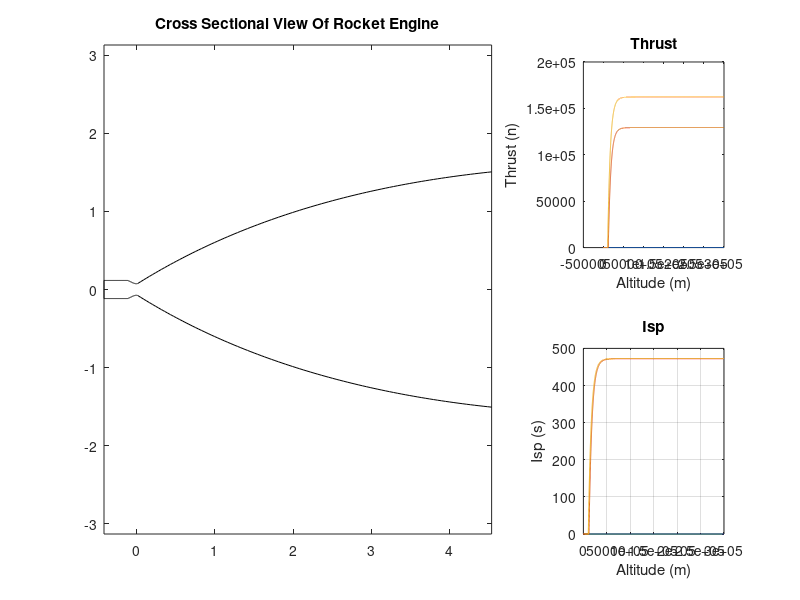

This chart was generated by the following MATLAB code:

%%engine calculator

%%Steps
AltStep=50;
MachStep=0.1;

%%Consts
Rstar=8314.46261815324;   %J/(kmol-k)
G=9.80665;
a = -610:AltStep:1000000;
%%Ta
  Ta = zeros (size (a));
  ind = a<=11000;
  Ta(ind) = 288.15-6.5*((a(ind))/1000);
  ind = a>11000 & a<=20000;
  Ta(ind) = 216.65-0*((a(ind)-11000)/1000);
  ind = a>20000 & a<=32000;
  Ta(ind) = 216.65+1*((a(ind)-20000)/1000);
  ind = a>32000 & a<=47000;
  Ta(ind) = 228.65+2.8*((a(ind)-32000)/1000);
  ind = a>47000 & a<=51000;
  Ta(ind) = 270.65+0*((a(ind)-47000)/1000);
  ind = a>51000 & a<=71000;
  Ta(ind) = 270.65-2.8*((a(ind)-51000)/1000);
  ind = a>71000 & a<=84852;
  Ta(ind) = 214.65-2*((a(ind)-71000)/1000);
  ind = a>84852;
  Ta(ind) = 186.87;

%%Pa
  Pa = zeros (size (a));
  ind = a<=11000;
  Pa(ind) = 101325*((288.15./(288.15-(6.5/1000)*(a(ind)))).^((G*0.0289644)/((Rstar/1000)*-(6.5/1000))));
  ind = a>11000 & a<=20000;
  Pa(ind) = 22632.06*exp((-G*0.0289644*(a(ind)-11000))/((Rstar/1000)*216.65));
  ind = a>20000 & a<=32000;
  Pa(ind) = 5474.889*((216.65./(216.65+(1/1000)*(a(ind)-20000))).^((G*0.0289644)/((Rstar/1000)*(1/1000))));
  ind = a>32000 & a<=47000;
  Pa(ind) = 868.0187*((228.65./(228.65+(2.8/1000)*(a(ind)-32000))).^((G*0.0289644)/((Rstar/1000)*(2.8/1000))));
  ind = a>47000 & a<=51000;
  Pa(ind) = 110.9063*exp((-G*0.0289644*(a(ind)-47000))/((Rstar/1000)*270.65));
  ind = a>51000 & a<=71000;
  Pa(ind) = 66.93887*((270.65./(270.65-(2.8/1000)*(a(ind)-51000))).^((G*0.0289644)/((Rstar/1000)*-(2.8/1000))));
  ind = a>71000 & a<=84852;
  Pa(ind) = 3.95642*((214.65./(214.65-(2/1000)*(a(ind)-71000))).^((G*0.0289644)/((Rstar/1000)*-(2/1000))));
  ind = a>84852;
  Pa(ind) = 0.3734*exp((-G*0.0289644*(a(ind)-84852))/((Rstar/1000)*186.87));

RhoAir = Pa./(287.052.*(Ta));

M = 0:MachStep:10;
  Cd = zeros (size (M));
  ind = M>=0 & M<=0.6;
  Cd(ind) = 0.2083333*M(ind).^(2)-(0.25)*M(ind)+0.46;
  ind = M>0.6 & M<=0.8;
  Cd(ind) = 1.25*M(ind).^3-2.125*M(ind).^2+1.2*M(ind)+0.16;
  ind = M>0.8 & M<=0.95;
  Cd(ind) = 10.37037*M(ind).^3-22.88889*M(ind).^2+16.91111*M(ind)-3.78963;
  ind = M>0.95 & M<=1.05;
  Cd(ind) = -30*M(ind).^3+88.5*M(ind).^2-85.425*M(ind)+27.51375;
  ind = M>1.05 & M<=1.15;
  Cd(ind) = 10*M(ind).^3-40.5*M(ind).^2+53.475*M(ind)-22.41375;
  ind = M>1.15 & M<=1.3;
  Cd(ind) = 11.85185*M(ind).^3-44.88889*M(ind).^2+56.22222*M(ind)-22.58519;
  ind = M>1.3 & M<=2;
  Cd(ind) = -0.04373178*M(ind).^3+0.3236152*M(ind).^2-1.019679*M(ind)+1.554752;
  ind = M>2 & M<=3.25;
  Cd(ind) = 0.01024*M(ind).^3-0.00864*M(ind).^2-0.33832*M(ind)+1.08928;
  ind = M>3.25 & M<=4.5;
  Cd(ind) = -0.01408*M(ind).^3+0.19168*M(ind).^2-0.86976*M(ind)+1.53544;
  ind = M>4.5;
  Cd(ind) = 0.22;

C=sqrt(1.4*(Rstar/(0.0289645*1000))*273.15)*sqrt(1+(Ta-273.15)/274.15);


%PARAMETERS


manual=1 %set to 1 if not using as a function
if manual==1
%Correction Factor from comparison
CorFac = 0.925
#CorFac = 0.95

%Engine Design Parameters
Pc = 4700000   %Chamber Pressure (Pa)
q = 35         %Mass Flow Rate (Kg/s)
DAlt = 33500    %Design Altitude  (m)
Lstar= 0.9       %Chamber Characteristic Length (m) between 0.76 and 1.02
ThrustMin= 60    %Minimum throttle percent
Ratio= 6        %Fuel/Oxidizer Ratio

%Nozzle Drawing Parameters
  %Use graph for angles of nozzle and exit
ThetaTn = 32  %Angle Throat Nozzle
ThetaNe = 6   %Angle Nozzle Exit
ThetaTc = 25  %Angle Throat Chamber (20 to 45)
P=85          %Bell Length Percent (60 to 90)
else
%Defaults
Lstar=0.9       %Chamber Characteristic Length (m) between 0.76 and 1.02
end




%Pressure at design altitude
DPa= Pa(round((DAlt/AltStep)+1));


%Molar Mass of exhaust by pressure for fuel ratio of 5
if Ratio == 5
%Molar Mass of exhaust by pressure for fuel ratio of 5
MolM = 0.0981384*log(Pc/100000)-0.000057243*(Pc/100000)+11.3962;
%Temp by Pressure for fuel ratio of 5
Tc = 97.6379*log(Pc/100000)+0.0000114766*(Pc/100000)^2-0.0833152*(Pc/100000)+2828.18+71.5598*exp(-0.00581091*(Pc/100000));
%Density by Pressure for fuel ratio of 5
Rho = 0.202976*log((Pc+123.66)/100000)+0.0415696*(Pc/100000)-0.957844;
%Gamma by Pressure for fuel ratio of 5
k = 0.00845456*log((Pc+0.152704)/100000)-0.00000194907*(Pc/100000)+1.12222;
else
%Temp by Pressure for fuel ratio of 6
Tc = 110.969*log(Pc/100000)+0.00000711231*(Pc/100000)^2-0.0534963*(Pc/100000)+3017.7-31.5868*exp(-0.0748538*(Pc/100000));
%Molar Mass of exhaust by pressure for fuel ratio of 6
MolM = 0.147224*log(Pc/100000)-0.0000381131*(Pc/100000)+12.836;
%Density by Pressure for fuel ratio of 6
Rho = 0.496611*log((Pc+158.067)/100000)+0.0434143*(Pc/100000)-2.49283;
%Gamma by Pressure for fuel ratio of 6
k = 0.00648722*log((Pc+0.173371)/100000)+1.11278;
end

Van=sqrt(k*((1+k)/2)^((1+k)/(1-k)));

R=Rstar/MolM;



x=1;
while x<=1

Me = sqrt((2/(k-1))*(((Pc/DPa)^((k-1)/k))-1)); %Mach at exit

#Me = Ve/sqrt(k*R*Te);

#Pe = Pc/((1+((k-1)/2)*Me^2)^(k/(k-1)));  %Pressure at exit

Pe = DPa;

Ve = CorFac*sqrt(((2*k)/(k-1))*(R*Tc)*(1-(Pe/Pc)^((k-1)/k))); %Velocity at exit

Pt = Pc*(1+((k-1)/2))^(-k/(k-1)); %Pressure at throat

Tt = Tc/(1+((k-1)/2));  %Temperature at throat

Te = Tc/(1+((k-1)/2)*(Me^2));  %Temperature at exit

At = (q/Pt)*sqrt((Rstar*Tt)/(MolM*k));  %Area at throat

Ae = (At/Me)*(((1+((k-1)/2)*(Me^2))/((k+1)/2))^((k+1)/(2*(k-1)))); %area at exit

Rt = sqrt(At/pi);

Re = sqrt(Ae/pi);

Veff = Ve + (((Pe-Pa)*Ae)/q);

F = q*Ve+(Pe-Pa)*Ae;

ind = F <= 0;
F(ind) = 0;

Lc = (exp(0.029*log(Rt*200)^2+0.47*log(Rt*200)+1.94)/100);

Vc = Lstar*At;

Isp = Veff/G;
++x;
end


x=1
Rc=1;
while x<=10
Rc = sqrt(((2*Rt)^3+(24/pi)*tand(ThetaTc)*Vc)/((2*Rc)+6*tand(ThetaTc)*Lc))/2;

++x;
end

Rc


qT=linspace(0,q,100)';

t=1:100;
PcT(t,1)=100000;
TeT(t,1)=Te;
VeT(t,1)=Ve;

t=1
while t<=100
x=1;
while x<=10

if Ratio == 5
%Molar Mass of exhaust by pressure for fuel ratio of 5
MolM(t,:) = 0.0981384*log(PcT(t,:)/100000)-0.000057243*(PcT(t,:)/100000)+11.3962;
%Temp by Pressure for fuel ratio of 5
Tc(t,:) = 97.6379*log(PcT(t,:)/100000)+0.0000114766*(PcT(t,:)/100000)^2-0.0833152*(PcT(t,:)/100000)+2828.18+71.5598*exp(-0.00581091*(PcT(t,:)/100000));
%Density by Pressure for fuel ratio of 5
Rho(t,:) = 0.202976*log((PcT(t,:)+123.66)/100000)+0.0415696*(PcT(t,:)/100000)-0.957844;
%Gamma by Pressure for fuel ratio of 5
k(t,:) = 0.00845456*log((PcT(t,:)+0.152704)/100000)-0.00000194907*(PcT(t,:)/100000)+1.12222;
else
%Temp by Pressure for fuel ratio of 6
Tc(t,:) = 110.969*log(PcT(t,:)/100000)+0.00000711231*(PcT(t,:)/100000)^2-0.0534963*(PcT(t,:)/100000)+3017.7-31.5868*exp(-0.0748538*(PcT(t,:)/100000));
%Molar Mass of exhaust by pressure for fuel ratio of 6
MolM(t,:) = 0.147224*log(PcT(t,:)/100000)-0.0000381131*(PcT(t,:)/100000)+12.836;
%Density by Pressure for fuel ratio of 6
Rho(t,:) = 0.496611*log((PcT(t,:)+158.067)/100000)+0.0434143*(PcT(t,:)/100000)-2.49283;
%Gamma by Pressure for fuel ratio of 6
k(t,:) = 0.00648722*log((PcT(t,:)+0.173371)/100000)+1.11278;
end


Van(t,:)=sqrt(k(t,:)*((1+k(t,:))/2)^((1+k(t,:))/(1-k(t,:))));

R(t,:)=(Rstar)./MolM(t,:);

PcT(t,:) = (qT(t,:).*sqrt(R(t,:)*Tc(t,:))/(At*Van(t,:)));

MeT(t,:) = (VeT(t,:)/sqrt(k(t,:)*R(t,:)*TeT(t,:)));

PeT(t,:) = PcT(t,:)/((1+((k(t,:)-1)/2)*MeT(t,:)^2)^(k(t,:)/(k(t,:)-1)));

#MeT(t,:) = sqrt((2/(k(t,:)-1)).*(((PcT(t,:)./Pa).^((k(t,:)-1)/k(t,:)))-1)); %Mach at exit

#PeT(t,:) = PcT(t,:)./((1+((k(t,:)-1)/2).*(MeT(t,:).^2)).^(k(t,:)./(k(t,:)-1)));  %Pressure at exit

TeT(t,:) = Tc(t,:)/(1+((k(t,:)-1)/2)*(MeT(t,:)^2));

VeT(t,:) = sqrt(((2*k(t,:))/(k(t,:)-1))*((Rstar*Tc(t,:))./(MolM(t,:)))*(1-(PeT(t,:)./PcT(t,:)).^((k(t,:)-1)/k(t,:)))); %Velocity at exit

VeffT(t,:) = VeT(t,:) + ((PeT(t,:)-Pa)*(Ae./qT(t,:)));

FT(t,:) = qT(t,:).*VeT(t,:)+(PeT(t,:)-Pa)*Ae;

IspT(t,:) = VeffT(t,:)/G;

++x;
end
++t;
end

x=1:1:ThrustMin;

FT(x,:)=0;
IspT(x,:)=0;

ind = FT < 0;
FT(ind)=0;
ind = IspT < 0;
IspT(ind)=0;

qfinal(x,:)=0;

Ffinal=CorFac.*FT;
Ispfinal=CorFac.*IspT;

if manual==1
%Engine drawing calcs
t=linspace(0,1,100);

ExpR = Ae/At

Ey=Re;
Ex=(P/100)*(((sqrt(ExpR)-1)*Rt)/(tand(15)));

Nx=0.382*Rt*cosd(ThetaTn-90);
Ny=0.382*Rt*sind(ThetaTn-90)+0.382*Rt+Rt;

C1=Ny-tand(ThetaTn)*Nx;
C2=Ey-tand(ThetaNe)*Ex;

Qx=(C2-C1)/(tand(ThetaTn)-tand(ThetaNe));
Qy=((tand(ThetaTn)*C2)-(tand(ThetaNe)*C1))/(tand(ThetaTn)-tand(ThetaNe));

Bx=(1-t).^2*Nx+2*(1-t).*t*Qx+(t.^2)*Ex;
By=(1-t).^2*Ny+2*(1-t).*t*Qy+(t.^2)*Ey;

t=linspace(270,(270+ThetaTn),100);

Tc1x = (0.382*Rt)*cosd(t);
Tc1y = (1.382*Rt)+(0.382*Rt)*sind(t);

t=linspace((270-ThetaTc),270,100);

Tc2x = (1.5*Rt)*cosd(t);
Tc2y = (2.5*Rt)+(1.5*Rt)*sind(t);

t=linspace(0,(Rc-(2.5*Rt)-(1.5*Rt)*sind(270-ThetaTc))/tand(ThetaTc),100);

Cl1x = (1.5*Rt)*cosd(270-ThetaTc)-t;
Cl1y = (2.5*Rt)+(1.5*Rt)*sind(270-ThetaTc)+t*tand(ThetaTc);

t=linspace(0,Lc,100);

Cl2x = (1.5*Rt)*cosd(270-ThetaTc)-(Rc-(2.5*Rt)-(1.5*Rt)*sind(270-ThetaTc))/tand(ThetaTc)-t;
Cl2y = Rc+0*t;

t=linspace(0,2*Rc,100);

Cl3x = (1.5*Rt)*cosd(270-ThetaTc)-(Rc-(2.5*Rt)-(1.5*Rt)*sind(270-ThetaTc))/tand(ThetaTc)-Lc+0*t;
Cl3y = Rc-t;

subplot(2,3,[1,2,4,5])
plot(Bx,By,'-k',Tc1x,Tc1y,'-k',Tc2x,Tc2y,'-k',Cl1x,Cl1y,'-k',Cl2x,Cl2y,'-k')
hold on
plot(Bx,-By,'-k',Tc1x,-Tc1y,'-k',Tc2x,-Tc2y,'-k',Cl1x,-Cl1y,'-k',Cl2x,-Cl2y,'-k')
plot(Cl3x,Cl3y,'-k')
hold off
title('Cross Sectional View Of Rocket Engine')
axis('equal')


%Var Trim and plots
ind = a<300000;
FfinalTrim = Ffinal(:,ind);
IspfinalTrim = Ispfinal(:,ind);

aTrim = a(ind);

subplot(2,3,3)
plot(aTrim,FfinalTrim(60,:),aTrim,FfinalTrim(80,:),aTrim,FfinalTrim(100,:))
title('Thrust')
xlabel('Altitude (m)')
ylabel('Thrust (n)')
subplot(2,3,6)
plot(aTrim,IspfinalTrim(60,:),aTrim,IspfinalTrim(80,:),aTrim,IspfinalTrim(100,:))
title('Isp')
xlabel('Altitude (m)')
ylabel('Isp (s)')
axis([0, 300000, 0, 500])
grid on
end
